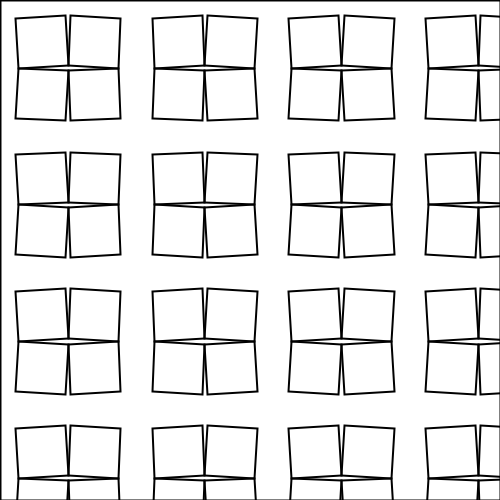
Frame 1 (no input)
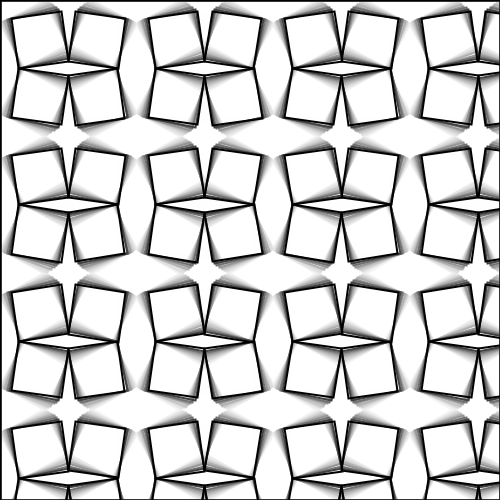
Frame 60 (the mouse pressed at the canvas centre just before this capture)
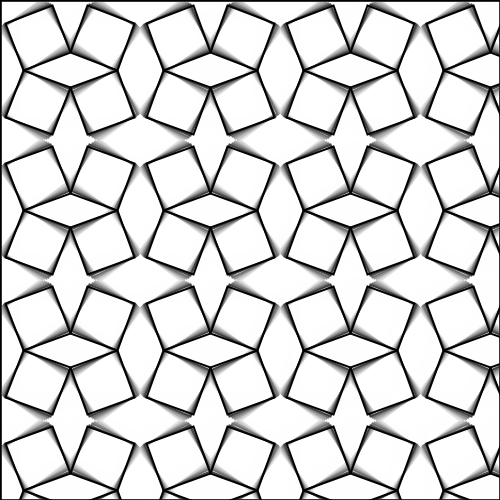
Frame 120 (the mouse held since frame 60 and released just before this capture)

The Processing sketch that drew these frames (run headless with seeded random() and noise(); from frame 60 on, the mouse is pressed at the canvas centre):

// Processing sketch: processing_154538
// ── processing_154538.pde

float rectSize = 50;  
float rx, ry; 
float x, y;  
float angle;  
float distance; 
float rotAngle = PI/6; 
float counter = 0; 
int num; 

void setup() {
  size(500, 500); 
  background(255); 
  frameRate(20); 
  
  noFill(); 
  strokeWeight(2);     
}

void draw() {
  //background(255);
  fill(255, 65);  
  rect(0, 0, width, height); 
  noFill(); 

  if(mousePressed){
    rotAngle = map(mouseX, 0, width, PI/12, PI/3); 
  }

  distance = sin(rotAngle) * rectSize - (rectSize - rectSize * cos(rotAngle));

  num = ceil( width / ( 2 * rectSize + 2 * distance ) );
  
  counter += 0.1; 

  float d; 

  rx = distance; 
  ry = distance; 

  for (int j = 0; j < num; j++) {
    rx = distance; 
    for (int i = 0; i < num; i++) {                   
       
      pushMatrix();
      angle = abs(sin(counter)) * -rotAngle;       
      d = rectSize - cos(angle) * rectSize; 
      x = rx + d; 
      y = ry + rectSize; 
      translate(x, y);
      rotate(angle); 
      rect(0, -rectSize, rectSize, rectSize);  
      popMatrix();   

      pushMatrix();
      angle = abs(sin(counter)) * rotAngle;
      d = cos(angle) * rectSize; 
      x = rx + rectSize + d; 
      y = ry + rectSize; 
      translate(x, y);
      rotate(angle); 
      rect(-rectSize, -rectSize, rectSize, rectSize);  
      popMatrix();

      pushMatrix();
      angle = abs(sin(counter)) * rotAngle;
      d = rectSize - cos(angle) * rectSize; 
      x = rx + d; 
      y = ry+rectSize; 
      translate(x, y); 
      rotate(angle); 
      rect(0, 0, rectSize, rectSize); 
      popMatrix(); 

      pushMatrix(); 
      angle = abs(sin(counter)) * -rotAngle;
      d = cos(angle) * rectSize; 
      x = rx + rectSize + d; 
      y = ry+rectSize; 
      translate(x, y); 
      rotate(angle); 
      rect(-rectSize, 0, rectSize, rectSize);  
      popMatrix();

      rx += 2 * rectSize + 2 * distance;
    }
    
    ry += 2 * rectSize + 2 * distance;
  }
}
